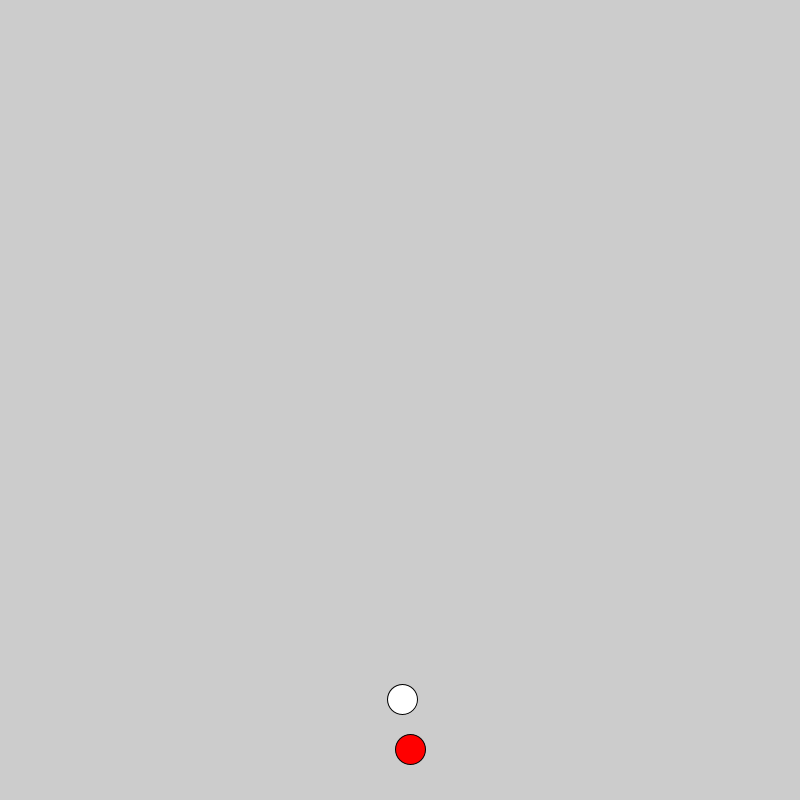
Frame 1 (no input)
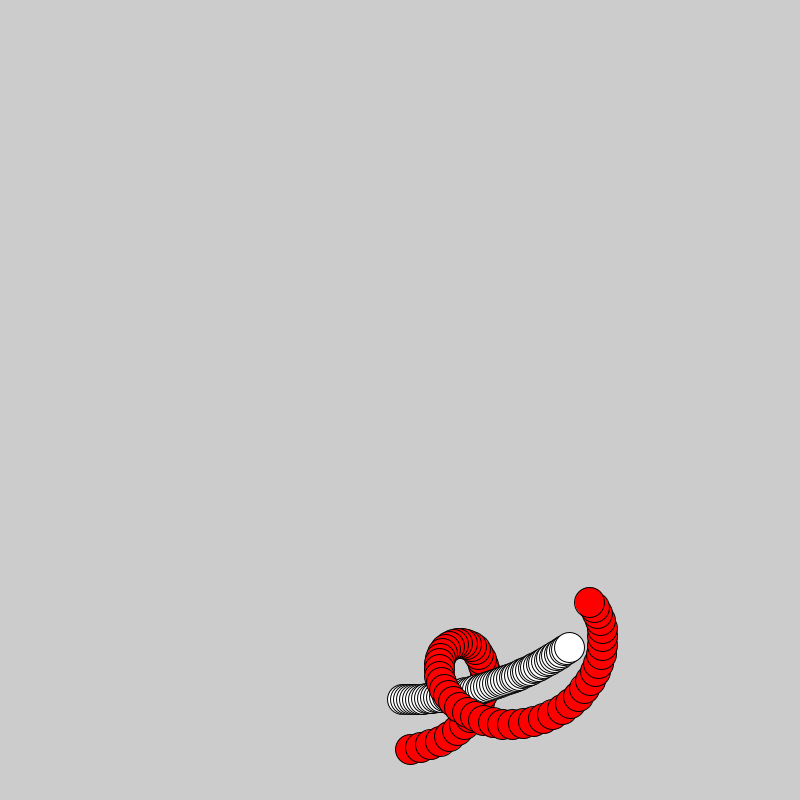
Frame 60 (the mouse pressed at the canvas centre just before this capture)
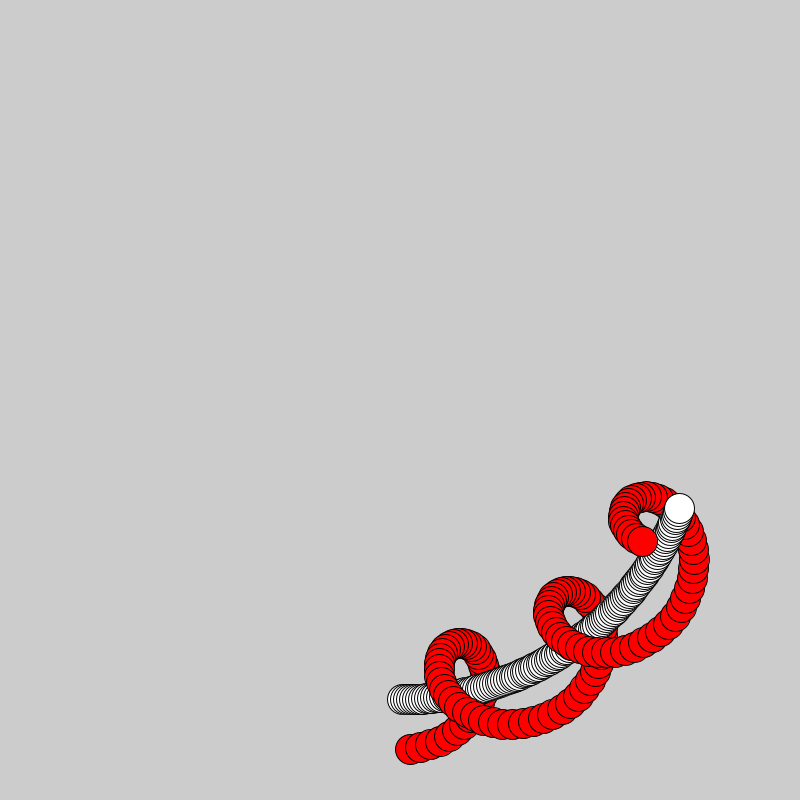
Frame 120 (the mouse held since frame 60 and released just before this capture)

The Processing sketch that drew these frames (run headless with seeded random() and noise(); from frame 60 on, the mouse is pressed at the canvas centre):

// Processing sketch: processing_135475
// ── processing_135475.pde

float i = 0;
void setup() {
  size(800, 800);
}
void draw() {
  //background(255);
i=i+0.01; 
float posicionX = 300*sin(i);
float posicionY = 300*cos(i); 

float otraPosicionX = 50*sin(i*15);
float otraPosicionY = 50*cos(i*15);
float grueso = 30;
fill(255);
  ellipse((width/2)+posicionX, (width/2)+posicionY, grueso, grueso);
 fill(255,0,0);
 ellipse((width/2)+posicionX+otraPosicionX, (width/2)+posicionY+otraPosicionY, grueso, grueso);
}
